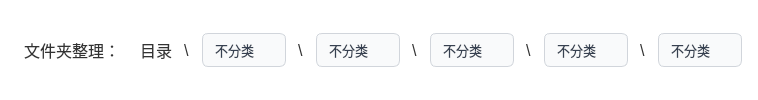
                    <widget class="QFrame" name="frameClassificationHeader">
                     <property name="styleSheet">
                      <string notr="true">color: #333333;
background:rgb(255, 255, 255);
border: none;
border-radius: 0px;</string>
                     </property>
                     <layout class="QHBoxLayout" name="layoutClassificationHeader">
                      <property name="spacing">
                       <number>12</number>
                      </property>
                      <property name="leftMargin">
                       <number>16</number>
                      </property>
                      <property name="topMargin">
                       <number>16</number>
                      </property>
                      <property name="rightMargin">
                       <number>16</number>
                      </property>
                      <property name="bottomMargin">
                       <number>16</number>
                      </property>
                      <item>
                       <widget class="QLabel" name="lblClassification">
                        <property name="font">
                         <font>
                          <family>Microsoft YaHei</family>
                          <pointsize>12</pointsize>
                          <bold>false</bold>
                         </font>
                        </property>
                        <property name="styleSheet">
                         <string notr="true">QLabel {
    color: #333333;
    border: none;
    background: transparent;
    padding: 2px 4px;
    font-family: &quot;Microsoft YaHei&quot;, &quot;微软雅黑&quot;, sans-serif;
    font-weight: 400;
}</string>
                        </property>
                        <property name="text">
                         <string>文件夹整理：</string>
                        </property>
                       </widget>
                      </item>
                      <item>
                       <widget class="QLabel" name="lblRoute">
                        <property name="font">
                         <font>
                          <pointsize>12</pointsize>
                         </font>
                        </property>
                        <property name="styleSheet">
                         <string notr="true">QLabel {
    color: #333333;
    border: none;
}</string>
                        </property>
                        <property name="text">
                         <string>目录</string>
                        </property>
                       </widget>
                      </item>
                      <item>
                       <widget class="QLabel" name="lblSeparator">
                        <property name="font">
                         <font>
                          <pointsize>12</pointsize>
                         </font>
                        </property>
                        <property name="styleSheet">
                         <string notr="true">QLabel {
    color: #333333;
    border: none;
}</string>
                        </property>
                        <property name="text">
                         <string>\</string>
                        </property>
                       </widget>
                      </item>
                      <item>
                       <widget class="QComboBox" name="comboClassificationLevel1">
                        <property name="minimumSize">
                         <size>
                          <width>82</width>
                          <height>30</height>
                         </size>
                        </property>
                        <property name="font">
                         <font>
                          <family>Microsoft YaHei</family>
                          <pointsize>-1</pointsize>
                         </font>
                        </property>
                        <property name="styleSheet">
                         <string notr="true">QComboBox {
    background-color: #ffffff;
    border: 1px solid #d1d5db;
    border-radius: 6px;
    padding: 6px 12px;
    color: #374151;
    font-family: &quot;Microsoft YaHei&quot;, &quot;微软雅黑&quot;, sans-serif;
    font-size: 13px;
    min-width: 56px;
    min-height: 16px;
    selection-background-color: #6d28d9;
    selection-color: white;
    transition: all 0.2s ease-out;
}

QComboBox::drop-down {
    width: 0;
    border: none;
    padding: 0;
}

QComboBox::down-arrow {
    image: none;
}

QComboBox:hover {
    border-color: #a5b4fc;
    background-color: #f8fafc;
    box-shadow: 0 1px 3px rgba(166, 175, 195, 0.2);
}

QComboBox:on {
    background-color: #f5f3ff;
    border-bottom-left-radius: 0;
    border-bottom-right-radius: 0;
    box-shadow: 0 2px 4px rgba(0, 0, 0, 0.05);
}

QComboBox:pressed {
    background-color: #ede9fe;
    transform: translateY(1px);
}

QComboBox:disabled {
    background-color: #f3f4f6;
    color: #9ca3af;
    border-color: #e5e7eb;
}

QComboBox QAbstractItemView {
    border: 1px solid #e5e7eb;
    border-top: none;
    border-radius: 0 0 6px 6px;
    background: white;
    padding: 4px 0;
    margin-top: -1px;
    selection-background-color: #6d28d9;
    selection-color: white;
    outline: none;
    box-shadow: 0 2px 8px rgba(0, 0, 0, 0.08);
    min-width: 88px;
    font-family: &quot;Microsoft YaHei&quot;, &quot;微软雅黑&quot;, sans-serif;
    font-size: 13px;
}

QComboBox QAbstractItemView::item {
    padding: 6px 2px;
    margin: 0 4px;
    border-radius: 3px;
    border-left: 1px solid transparent;
}

QComboBox QAbstractItemView::item:hover {
    background-color: #f8f5ff;
    color: #6d28d9;
}

QComboBox QAbstractItemView::item:selected {
    background-color: #faf7ff;
    color: #6d28d9;
    border-left: 1px solid #6d28d9;
    font-weight: normal;
    padding-left: 11px;
}

QComboBox:editable {
    background: white;
    padding-right: 12px;
}

QComboBox:editable:on {
    background: #f5f3ff;
}

QComboBox:!editable {
    background: #f9fafb;
}

QComboBox:focus {
    border: 1px solid #8b5cf6;
    outline: none;
    box-shadow: 0 0 0 2px rgba(139, 92, 246, 0.2);
}</string>
                        </property>
                        <item>
                         <property name="text">
                          <string>不分类</string>
                         </property>
                        </item>
                        <item>
                         <property name="text">
                          <string>年份</string>
                         </property>
                        </item>
                        <item>
                         <property name="text">
                          <string>月份</string>
                         </property>
                        </item>
                        <item>
                         <property name="text">
                          <string>拍摄设备</string>
                         </property>
                        </item>
                        <item>
                         <property name="text">
                          <string>相机型号</string>
                         </property>
                        </item>
                        <item>
                         <property name="text">
                          <string>拍摄省份</string>
                         </property>
                        </item>
                        <item>
                         <property name="text">
                          <string>拍摄城市</string>
                         </property>
                        </item>
                       </widget>
                      </item>
                      <item>
                       <widget class="QLabel" name="lblSeparator2">
                        <property name="font">
                         <font>
                          <pointsize>12</pointsize>
                         </font>
                        </property>
                        <property name="styleSheet">
                         <string notr="true">QLabel {
    color: #333333;
    border: none;
}</string>
                        </property>
                        <property name="text">
                         <string>\</string>
                        </property>
                       </widget>
                      </item>
                      <item>
                       <widget class="QComboBox" name="comboClassificationLevel2">
                        <property name="minimumSize">
                         <size>
                          <width>82</width>
                          <height>30</height>
                         </size>
                        </property>
                        <property name="font">
                         <font>
                          <family>Microsoft YaHei</family>
                          <pointsize>-1</pointsize>
                         </font>
                        </property>
                        <property name="styleSheet">
                         <string notr="true">QComboBox {
    background-color: #ffffff;
    border: 1px solid #d1d5db;
    border-radius: 6px;
    padding: 6px 12px;
    color: #374151;
    font-family: &quot;Microsoft YaHei&quot;, &quot;微软雅黑&quot;, sans-serif;
    font-size: 13px;
    min-width: 56px;
    min-height: 16px;
    selection-background-color: #6d28d9;
    selection-color: white;
    transition: all 0.2s ease-out;
}

QComboBox::drop-down {
    width: 0;
    border: none;
    padding: 0;
}

QComboBox::down-arrow {
    image: none;
}

QComboBox:hover {
    border-color: #a5b4fc;
    background-color: #f8fafc;
    box-shadow: 0 1px 3px rgba(166, 175, 195, 0.2);
}

QComboBox:on {
    background-color: #f5f3ff;
    border-bottom-left-radius: 0;
    border-bottom-right-radius: 0;
    box-shadow: 0 2px 4px rgba(0, 0, 0, 0.05);
}

QComboBox:pressed {
    background-color: #ede9fe;
    transform: translateY(1px);
}

QComboBox:disabled {
    background-color: #f3f4f6;
    color: #9ca3af;
    border-color: #e5e7eb;
}

QComboBox QAbstractItemView {
    border: 1px solid #e5e7eb;
    border-top: none;
    border-radius: 0 0 6px 6px;
    background: white;
    padding: 4px 0;
    margin-top: -1px;
    selection-background-color: #6d28d9;
    selection-color: white;
    outline: none;
    box-shadow: 0 2px 8px rgba(0, 0, 0, 0.08);
    min-width: 88px;
    font-family: &quot;Microsoft YaHei&quot;, &quot;微软雅黑&quot;, sans-serif;
    font-size: 13px;
}

QComboBox QAbstractItemView::item {
    padding: 6px 2px;
    margin: 0 4px;
    border-radius: 3px;
    border-left: 1px solid transparent;
}

QComboBox QAbstractItemView::item:hover {
    background-color: #f8f5ff;
    color: #6d28d9;
}

QComboBox QAbstractItemView::item:selected {
    background-color: #faf7ff;
    color: #6d28d9;
    border-left: 1px solid #6d28d9;
    font-weight: normal;
    padding-left: 11px;
}

QComboBox:editable {
    background: white;
    padding-right: 12px;
}

QComboBox:editable:on {
    background: #f5f3ff;
}

QComboBox:!editable {
    background: #f9fafb;
}

QComboBox:focus {
    border: 1px solid #8b5cf6;
    outline: none;
    box-shadow: 0 0 0 2px rgba(139, 92, 246, 0.2);
}</string>
                        </property>
                        <item>
                         <property name="text">
                          <string>不分类</string>
                         </property>
                        </item>
                        <item>
                         <property name="text">
                          <string>年份</string>
                         </property>
                        </item>
                        <item>
                         <property name="text">
                          <string>月份</string>
                         </property>
                        </item>
                        <item>
                         <property name="text">
                          <string>拍摄设备</string>
                         </property>
                        </item>
                        <item>
                         <property name="text">
                          <string>相机型号</string>
                         </property>
                        </item>
                        <item>
                         <property name="text">
                          <string>拍摄省份</string>
                         </property>
                        </item>
                        <item>
                         <property name="text">
                          <string>拍摄城市</string>
                         </property>
                        </item>
                       </widget>
                      </item>
                      <item>
                       <widget class="QLabel" name="lblSeparator3">
                        <property name="font">
                         <font>
                          <pointsize>12</pointsize>
                         </font>
                        </property>
                        <property name="styleSheet">
                         <string notr="true">QLabel {
    color: #333333;
    border: none;
}</string>
                        </property>
                        <property name="text">
                         <string>\</string>
                        </property>
                       </widget>
                      </item>
                      <item>
                       <widget class="QComboBox" name="comboClassificationLevel3">
                        <property name="minimumSize">
                         <size>
                          <width>82</width>
                          <height>30</height>
                         </size>
                        </property>
                        <property name="font">
                         <font>
                          <family>Microsoft YaHei</family>
                          <pointsize>-1</pointsize>
                         </font>
                        </property>
                        <property name="styleSheet">
                         <string notr="true">QComboBox {
    background-color: #ffffff;
    border: 1px solid #d1d5db;
    border-radius: 6px;
    padding: 6px 12px;
    color: #374151;
    font-family: &quot;Microsoft YaHei&quot;, &quot;微软雅黑&quot;, sans-serif;
    font-size: 13px;
    min-width: 56px;
    min-height: 16px;
    selection-background-color: #6d28d9;
    selection-color: white;
    transition: all 0.2s ease-out;
}

QComboBox::drop-down {
    width: 0;
    border: none;
    padding: 0;
}

QComboBox::down-arrow {
    image: none;
}

QComboBox:hover {
    border-color: #a5b4fc;
    background-color: #f8fafc;
    box-shadow: 0 1px 3px rgba(166, 175, 195, 0.2);
}

QComboBox:on {
    background-color: #f5f3ff;
    border-bottom-left-radius: 0;
    border-bottom-right-radius: 0;
    box-shadow: 0 2px 4px rgba(0, 0, 0, 0.05);
}

QComboBox:pressed {
    background-color: #ede9fe;
    transform: translateY(1px);
}

QComboBox:disabled {
    background-color: #f3f4f6;
    color: #9ca3af;
    border-color: #e5e7eb;
}

QComboBox QAbstractItemView {
    border: 1px solid #e5e7eb;
    border-top: none;
    border-radius: 0 0 6px 6px;
    background: white;
    padding: 4px 0;
    margin-top: -1px;
    selection-background-color: #6d28d9;
    selection-color: white;
    outline: none;
    box-shadow: 0 2px 8px rgba(0, 0, 0, 0.08);
    min-width: 88px;
    font-family: &quot;Microsoft YaHei&quot;, &quot;微软雅黑&quot;, sans-serif;
    font-size: 13px;
}

QComboBox QAbstractItemView::item {
    padding: 6px 2px;
    margin: 0 4px;
    border-radius: 3px;
    border-left: 1px solid transparent;
}

QComboBox QAbstractItemView::item:hover {
    background-color: #f8f5ff;
    color: #6d28d9;
}

QComboBox QAbstractItemView::item:selected {
    background-color: #faf7ff;
    color: #6d28d9;
    border-left: 1px solid #6d28d9;
    font-weight: normal;
    padding-left: 11px;
}

QComboBox:editable {
    background: white;
    padding-right: 12px;
}

QComboBox:editable:on {
    background: #f5f3ff;
}

QComboBox:!editable {
    background: #f9fafb;
}

QComboBox:focus {
    border: 1px solid #8b5cf6;
    outline: none;
    box-shadow: 0 0 0 2px rgba(139, 92, 246, 0.2);
}</string>
                        </property>
                        <item>
                         <property name="text">
                          <string>不分类</string>
                         </property>
                        </item>
                        <item>
                         <property name="text">
                          <string>年份</string>
                         </property>
                        </item>
                        <item>
                         <property name="text">
                          <string>月份</string>
                         </property>
                        </item>
                        <item>
                         <property name="text">
                          <string>拍摄设备</string>
                         </property>
                        </item>
                        <item>
                         <property name="text">
                          <string>相机型号</string>
                         </property>
                        </item>
                        <item>
                         <property name="text">
                          <string>拍摄省份</string>
                         </property>
                        </item>
                        <item>
                         <property name="text">
                          <string>拍摄城市</string>
                         </property>
                        </item>
                       </widget>
                      </item>
                      <item>
                       <widget class="QLabel" name="lblSeparator4">
                        <property name="font">
                         <font>
                          <pointsize>12</pointsize>
                         </font>
                        </property>
                        <property name="styleSheet">
                         <string notr="true">QLabel {
    color: #333333;
    border: none;
}</string>
                        </property>
                        <property name="text">
                         <string>\</string>
                        </property>
                       </widget>
                      </item>
                      <item>
                       <widget class="QComboBox" name="comboClassificationLevel4">
                        <property name="minimumSize">
                         <size>
                          <width>82</width>
                          <height>30</height>
                         </size>
                        </property>
                        <property name="font">
                         <font>
                          <family>Microsoft YaHei</family>
                          <pointsize>-1</pointsize>
                         </font>
                        </property>
                        <property name="styleSheet">
                         <string notr="true">QComboBox {
    background-color: #ffffff;
    border: 1px solid #d1d5db;
    border-radius: 6px;
    padding: 6px 12px;
    color: #374151;
    font-family: &quot;Microsoft YaHei&quot;, &quot;微软雅黑&quot;, sans-serif;
    font-size: 13px;
    min-width: 56px;
    min-height: 16px;
    selection-background-color: #6d28d9;
    selection-color: white;
    transition: all 0.2s ease-out;
}

QComboBox::drop-down {
    width: 0;
    border: none;
    padding: 0;
}

QComboBox::down-arrow {
    image: none;
}

QComboBox:hover {
    border-color: #a5b4fc;
    background-color: #f8fafc;
    box-shadow: 0 1px 3px rgba(166, 175, 195, 0.2);
}

QComboBox:on {
    background-color: #f5f3ff;
    border-bottom-left-radius: 0;
    border-bottom-right-radius: 0;
    box-shadow: 0 2px 4px rgba(0, 0, 0, 0.05);
}

QComboBox:pressed {
    background-color: #ede9fe;
    transform: translateY(1px);
}

QComboBox:disabled {
    background-color: #f3f4f6;
    color: #9ca3af;
    border-color: #e5e7eb;
}

QComboBox QAbstractItemView {
    border: 1px solid #e5e7eb;
    border-top: none;
    border-radius: 0 0 6px 6px;
    background: white;
    padding: 4px 0;
    margin-top: -1px;
    selection-background-color: #6d28d9;
    selection-color: white;
    outline: none;
    box-shadow: 0 2px 8px rgba(0, 0, 0, 0.08);
    min-width: 88px;
    font-family: &quot;Microsoft YaHei&quot;, &quot;微软雅黑&quot;, sans-serif;
    font-size: 13px;
}

QComboBox QAbstractItemView::item {
    padding: 6px 2px;
    margin: 0 4px;
    border-radius: 3px;
    border-left: 1px solid transparent;
}

QComboBox QAbstractItemView::item:hover {
    background-color: #f8f5ff;
    color: #6d28d9;
}

QComboBox QAbstractItemView::item:selected {
    background-color: #faf7ff;
    color: #6d28d9;
    border-left: 1px solid #6d28d9;
    font-weight: normal;
    padding-left: 11px;
}

QComboBox:editable {
    background: white;
    padding-right: 12px;
}

QComboBox:editable:on {
    background: #f5f3ff;
}

QComboBox:!editable {
    background: #f9fafb;
}

QComboBox:focus {
    border: 1px solid #8b5cf6;
    outline: none;
    box-shadow: 0 0 0 2px rgba(139, 92, 246, 0.2);
}</string>
                        </property>
                        <item>
                         <property name="text">
                          <string>不分类</string>
                         </property>
                        </item>
                        <item>
                         <property name="text">
                          <string>年份</string>
                         </property>
                        </item>
                        <item>
                         <property name="text">
                          <string>月份</string>
                         </property>
                        </item>
                        <item>
                         <property name="text">
                          <string>拍摄设备</string>
                         </property>
                        </item>
                        <item>
                         <property name="text">
                          <string>相机型号</string>
                         </property>
                        </item>
                        <item>
                         <property name="text">
                          <string>拍摄省份</string>
                         </property>
                        </item>
                        <item>
                         <property name="text">
                          <string>拍摄城市</string>
                         </property>
                        </item>
                       </widget>
                      </item>
                      <item>
                       <widget class="QLabel" name="lblSeparator5">
                        <property name="font">
                         <font>
                          <pointsize>12</pointsize>
                         </font>
                        </property>
                        <property name="styleSheet">
                         <string notr="true">QLabel {
    color: #333333;
    border: none;
}</string>
                        </property>
                        <property name="text">
                         <string>\</string>
                        </property>
                       </widget>
                      </item>
                      <item>
                       <widget class="QComboBox" name="comboClassificationLevel5">
                        <property name="minimumSize">
                         <size>
                          <width>82</width>
                          <height>30</height>
                         </size>
                        </property>
                        <property name="font">
                         <font>
                          <family>Microsoft YaHei</family>
                          <pointsize>-1</pointsize>
                         </font>
                        </property>
                        <property name="styleSheet">
                         <string notr="true">QComboBox {
    background-color: #ffffff;
    border: 1px solid #d1d5db;
    border-radius: 6px;
    padding: 6px 12px;
    color: #374151;
    font-family: &quot;Microsoft YaHei&quot;, &quot;微软雅黑&quot;, sans-serif;
    font-size: 13px;
    min-width: 56px;
    min-height: 16px;
    selection-background-color: #6d28d9;
    selection-color: white;
    transition: all 0.2s ease-out;
}

QComboBox::drop-down {
    width: 0;
    border: none;
    padding: 0;
}

QComboBox::down-arrow {
    image: none;
}

QComboBox:hover {
    border-color: #a5b4fc;
    background-color: #f8fafc;
    box-shadow: 0 1px 3px rgba(166, 175, 195, 0.2);
}

QComboBox:on {
    background-color: #f5f3ff;
    border-bottom-left-radius: 0;
    border-bottom-right-radius: 0;
    box-shadow: 0 2px 4px rgba(0, 0, 0, 0.05);
}

QComboBox:pressed {
    background-color: #ede9fe;
    transform: translateY(1px);
}

QComboBox:disabled {
    background-color: #f3f4f6;
    color: #9ca3af;
    border-color: #e5e7eb;
}

QComboBox QAbstractItemView {
    border: 1px solid #e5e7eb;
    border-top: none;
    border-radius: 0 0 6px 6px;
    background: white;
    padding: 4px 0;
    margin-top: -1px;
    selection-background-color: #6d28d9;
    selection-color: white;
    outline: none;
    box-shadow: 0 2px 8px rgba(0, 0, 0, 0.08);
    min-width: 88px;
    font-family: &quot;Microsoft YaHei&quot;, &quot;微软雅黑&quot;, sans-serif;
    font-size: 13px;
}

QComboBox QAbstractItemView::item {
    padding: 6px 2px;
    margin: 0 4px;
    border-radius: 3px;
    border-left: 1px solid transparent;
}

QComboBox QAbstractItemView::item:hover {
    background-color: #f8f5ff;
    color: #6d28d9;
}

QComboBox QAbstractItemView::item:selected {
    background-color: #faf7ff;
    color: #6d28d9;
    border-left: 1px solid #6d28d9;
    font-weight: normal;
    padding-left: 11px;
}

QComboBox:editable {
    background: white;
    padding-right: 12px;
}

QComboBox:editable:on {
    background: #f5f3ff;
}

QComboBox:!editable {
    background: #f9fafb;
}

QComboBox:focus {
    border: 1px solid #8b5cf6;
    outline: none;
    box-shadow: 0 0 0 2px rgba(139, 92, 246, 0.2);
}</string>
                        </property>
                        <item>
                         <property name="text">
                          <string>不分类</string>
                         </property>
                        </item>
                        <item>
                         <property name="text">
                          <string>年份</string>
                         </property>
                        </item>
                        <item>
                         <property name="text">
                          <string>月份</string>
                         </property>
                        </item>
                        <item>
                         <property name="text">
                          <string>拍摄设备</string>
                         </property>
                        </item>
                        <item>
                         <property name="text">
                          <string>相机型号</string>
                         </property>
                        </item>
                        <item>
                         <property name="text">
                          <string>拍摄省份</string>
                         </property>
                        </item>
                        <item>
                         <property name="text">
                          <string>拍摄城市</string>
                         </property>
                        </item>
                       </widget>
                      </item>
                     </layout>
                    </widget>
